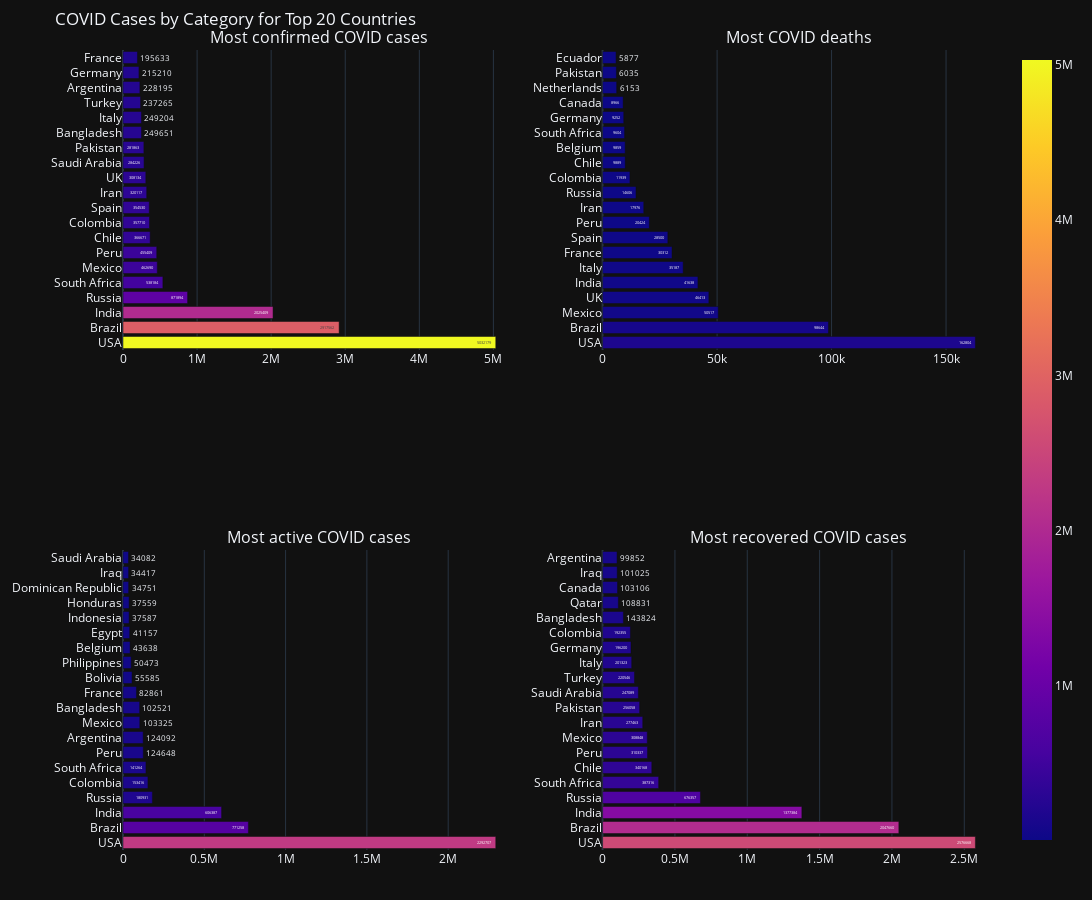

The notebook cell this image was saved under:
### Code cell
def create_covid_subplots(data, columns, titles, top_n=20):
    """
    Function to create a 2x2 subplot of bar charts based on the provided columns and titles.
    
    Parameters:
    - data: DataFrame with the COVID data
    - columns: List of columns to be visualized (e.g., ['TotalCases', 'TotalDeaths', 'ActiveCases', 'TotalRecovered'])
    - titles: List of titles for each subplot
    - top_n: Number of top countries to display (default is 20)
    
    Returns:
    - fig: Plotly figure object
    """
    # Create subplots with 2 rows and 2 columns
    fig = make_subplots(
        rows=2, cols=2,
        subplot_titles=titles,
        specs=[[{'type': 'bar'}, {'type': 'bar'}], [{'type': 'bar'}, {'type': 'bar'}]]
    )

    # Loop over each column and create a bar chart
    for i, (col, title) in enumerate(zip(columns, titles), start=1):
        sorted_data = data.sort_values(by=col, ascending=False).iloc[0:top_n]
        
        bar_chart = px.bar(
            sorted_data, 
            x=col, 
            y='Country/Region', 
            text=col, 
            color=col, 
            title=title
        )
        
        # Add the traces from the bar chart to the subplot
        for trace in bar_chart.data:
            row = (i - 1) // 2 + 1  # Determine the row (1 or 2)
            col = (i - 1) % 2 + 1   # Determine the column (1 or 2)
            fig.add_trace(trace, row=row, col=col)

    # Update layout
    fig.update_layout(
        template='plotly_dark',
        title_text='COVID Cases by Category for Top 20 Countries',
        showlegend=False,  # Hide legend to avoid duplication
        height=900,  # Adjust the height of the whole figure
        width=1200,  # Adjust the width of the whole figure
        margin=dict(t=50, b=50, l=50, r=50),  # Add margin around the plot to center it
        # xaxis=dict(showgrid=False),  # Hide x-axis gridlines for clarity
        # yaxis=dict(showgrid=False)   # Hide y-axis gridlines for clarity
    )


    return fig

# Columns and Titles for the subplots
columns = ['TotalCases', 'TotalDeaths', 'ActiveCases', 'TotalRecovered']
titles = [
    'Most confirmed COVID cases',
    'Most COVID death cases',
    'Most active COVID cases',
    'Most recovered COVID cases'
]


fig = create_covid_subplots(worldometer_data, columns, titles)
fig.show()

### Figure 1 — Plotly figure (JSON) as saved in the notebook; plotly's stock layout.template omitted (floating-point values rounded to 4 significant figures)
{"data": [{"alignmentgroup": "True", "hovertemplate": "TotalCases=%{marker.color}<br>Country/Region=%{y}<extra></extra>", "legendgroup": "", "marker": {"color": [5032179, 2917562, 2025409, 871894, 538184, 462690, 455409, 366671, 357710, 354530, 320117, 308134, 284226, 281863, 249651, 249204, 237265, 228195, 215210, 195633], "coloraxis": "coloraxis", "pattern": {"shape": ""}}, "name": "", "offsetgroup": "", "orientation": "h", "showlegend": false, "text": [5032179, 2917562, 2025409, 871894, 538184, 462690, 455409, 366671, 357710, 354530, 320117, 308134, 284226, 281863, 249651, 249204, 237265, 228195, 215210, 195633], "textposition": "auto", "type": "bar", "x": [5032179, 2917562, 2025409, 871894, 538184, 462690, 455409, 366671, 357710, 354530, 320117, 308134, 284226, 281863, 249651, 249204, 237265, 228195, 215210, 195633], "xaxis": "x", "y": ["USA", "Brazil", "India", "Russia", "South Africa", "Mexico", "Peru", "Chile", "Colombia", "Spain", "Iran", "UK", "Saudi Arabia", "Pakistan", "Bangladesh", "Italy", "Turkey", "Argentina", "Germany", "France"], "yaxis": "y"}, {"alignmentgroup": "True", "hovertemplate": "TotalDeaths=%{marker.color}<br>Country/Region=%{y}<extra></extra>", "legendgroup": "", "marker": {"color": [162804, 98644, 50517, 46413, 41638, 35187, 30312, 28500, 20424, 17976, 14606, 11939, 9889, 9859, 9604, 9252, 8966, 6153, 6035, 5877], "coloraxis": "coloraxis", "pattern": {"shape": ""}}, "name": "", "offsetgroup": "", "orientation": "h", "showlegend": false, "text": [162804, 98644, 50517, 46413, 41638, 35187, 30312, 28500, 20424, 17976, 14606, 11939, 9889, 9859, 9604, 9252, 8966, 6153, 6035, 5877], "textposition": "auto", "type": "bar", "x": [162804, 98644, 50517, 46413, 41638, 35187, 30312, 28500, 20424, 17976, 14606, 11939, 9889, 9859, 9604, 9252, 8966, 6153, 6035, 5877], "xaxis": "x2", "y": ["USA", "Brazil", "Mexico", "UK", "India", "Italy", "France", "Spain", "Peru", "Iran", "Russia", "Colombia", "Chile", "Belgium", "South Africa", "Germany", "Canada", "Netherlands", "Pakistan", "Ecuador"], "yaxis": "y2"}, {"alignmentgroup": "True", "hovertemplate": "ActiveCases=%{marker.color}<br>Country/Region=%{y}<extra></extra>", "legendgroup": "", "marker": {"color": [2292707, 771258, 606387, 180931, 153416, 141264, 124648, 124092, 103325, 102521, 82861, 55585, 50473, 43638, 41157, 37587, 37559, 34751, 34417, 34082], "coloraxis": "coloraxis", "pattern": {"shape": ""}}, "name": "", "offsetgroup": "", "orientation": "h", "showlegend": false, "text": [2292707, 771258, 606387, 180931, 153416, 141264, 124648, 124092, 103325, 102521, 82861, 55585, 50473, 43638, 41157, 37587, 37559, 34751, 34417, 34082], "textposition": "auto", "type": "bar", "x": [2292707, 771258, 606387, 180931, 153416, 141264, 124648, 124092, 103325, 102521, 82861, 55585, 50473, 43638, 41157, 37587, 37559, 34751, 34417, 34082], "xaxis": "x3", "y": ["USA", "Brazil", "India", "Russia", "Colombia", "South Africa", "Peru", "Argentina", "Mexico", "Bangladesh", "France", "Bolivia", "Philippines", "Belgium", "Egypt", "Indonesia", "Honduras", "Dominican Republic", "Iraq", "Saudi Arabia"], "yaxis": "y3"}, {"alignmentgroup": "True", "hovertemplate": "TotalRecovered=%{marker.color}<br>Country/Region=%{y}<extra></extra>", "legendgroup": "", "marker": {"color": [2576668, 2047660, 1377384, 676357, 387316, 340168, 310337, 308848, 277463, 256058, 247089, 220546, 201323, 196200, 192355, 143824, 108831, 103106, 101025, 99852], "coloraxis": "coloraxis", "pattern": {"shape": ""}}, "name": "", "offsetgroup": "", "orientation": "h", "showlegend": false, "text": [2576668, 2047660, 1377384, 676357, 387316, 340168, 310337, 308848, 277463, 256058, 247089, 220546, 201323, 196200, 192355, 143824, 108831, 103106, 101025, 99852], "textposition": "auto", "type": "bar", "x": [2576668, 2047660, 1377384, 676357, 387316, 340168, 310337, 308848, 277463, 256058, 247089, 220546, 201323, 196200, 192355, 143824, 108831, 103106, 101025, 99852], "xaxis": "x4", "y": ["USA", "Brazil", "India", "Russia", "South Africa", "Chile", "Peru", "Mexico", "Iran", "Pakistan", "Saudi Arabia", "Turkey", "Italy", "Germany", "Colombia", "Bangladesh", "Qatar", "Canada", "Iraq", "Argentina"], "yaxis": "y4"}], "layout": {"annotations": [{"font": {"size": 16}, "showarrow": false, "text": "Most confirmed COVID cases", "x": 0.225, "xanchor": "center", "xref": "paper", "y": 1, "yanchor": "bottom", "yref": "paper"}, {"font": {"size": 16}, "showarrow": false, "text": "Most COVID deaths", "x": 0.775, "xanchor": "center", "xref": "paper", "y": 1, "yanchor": "bottom", "yref": "paper"}, {"font": {"size": 16}, "showarrow": false, "text": "Most active COVID cases", "x": 0.225, "xanchor": "center", "xref": "paper", "y": 0.375, "yanchor": "bottom", "yref": "paper"}, {"font": {"size": 16}, "showarrow": false, "text": "Most recovered COVID cases", "x": 0.775, "xanchor": "center", "xref": "paper", "y": 0.375, "yanchor": "bottom", "yref": "paper"}], "height": 900, "margin": {"b": 50, "l": 50, "r": 50, "t": 50}, "showlegend": false, "title": {"text": "COVID Cases by Category for Top 20 Countries"}, "width": 1200, "xaxis": {"anchor": "y", "autorange": true, "domain": [0, 0.45], "range": [0, 5297000.0], "type": "linear"}, "xaxis2": {"anchor": "y2", "autorange": true, "domain": [0.55, 1], "range": [0, 171400.0], "type": "linear"}, "xaxis3": {"anchor": "y3", "autorange": true, "domain": [0, 0.45], "range": [0, 2413000.0], "type": "linear"}, "xaxis4": {"anchor": "y4", "autorange": true, "domain": [0.55, 1], "range": [0, 2712000.0], "type": "linear"}, "yaxis": {"anchor": "x", "autorange": true, "domain": [0.625, 1], "range": [-0.5, 19.5], "type": "category"}, "yaxis2": {"anchor": "x2", "autorange": true, "domain": [0.625, 1], "range": [-0.5, 19.5], "type": "category"}, "yaxis3": {"anchor": "x3", "autorange": true, "domain": [0, 0.375], "range": [-0.5, 19.5], "type": "category"}, "yaxis4": {"anchor": "x4", "autorange": true, "domain": [0, 0.375], "range": [-0.5, 19.5], "type": "category"}}}
